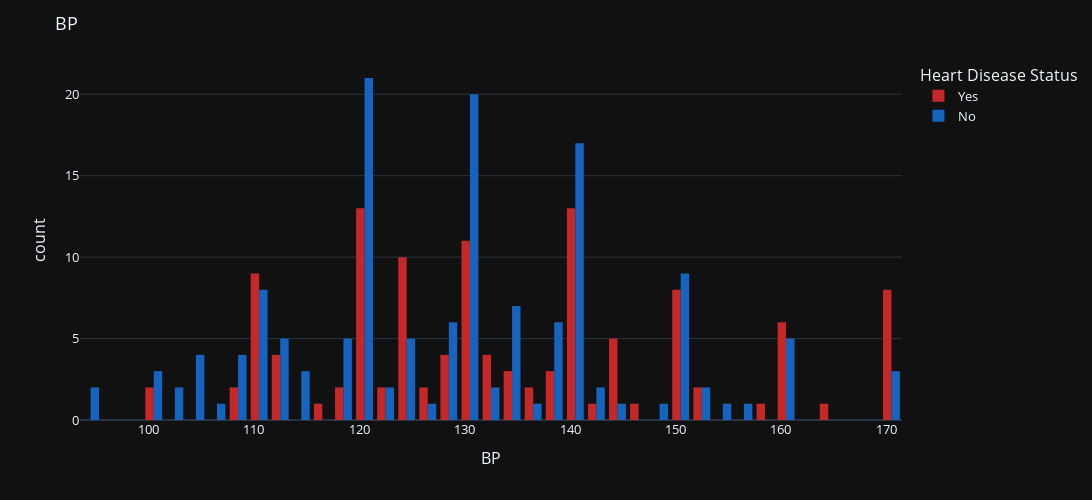

Notebook cell for this chart:
### Markdown cell above
High blood pressure (hypertension) is a significant risk factor for heart disease. Over time, high blood pressure can damage the arteries and increase the workload on the heart, leading to an increased risk of heart disease, heart attack, and stroke. Lowering blood pressure through lifestyle changes and/or medication can help reduce the risk of heart disease.

### Code cell
histplot("BP", width=1200, text_auto=False)

### Figure 1 — Plotly figure (JSON) as saved in the notebook; plotly's stock layout.template omitted (floating-point values rounded to 4 significant figures; data arrays with more than 128 entries replaced by an {"elided": "..."} marker saying what was removed)
{"data": [{"alignmentgroup": "True", "bingroup": "x", "hovertemplate": "Heart Disease=1<br>BP=%{x}<br>count=%{y}<extra></extra>", "legendgroup": "1", "marker": {"color": "#C62828", "pattern": {"shape": ""}}, "name": "Yes", "nbinsx": 40, "offsetgroup": "1", "orientation": "v", "showlegend": true, "type": "histogram", "x": [130, 124, 130, 110, 140, 150, 134, 140, 140, 120, 112, 128, 170, 144, 130, 140, 160, 152, 126, 118, 110, 160, 150, 136, 138, 170, 120, 130, 150, 136, 108, 120, 142, 146, 120, 150, 150, 130, 124, 110, 125, 110, 100, 120, 165, 130, 124, 150, 140, 170, 158, 120, 170, 130, 120, 122, 152, 120, 117, 108, 112, 120, 125, 145, 140, 170, 123, 112, 110, 132, 140, 170, 120, 150, 128, 138, 140, 100, 138, 140, 150, 125, 134, 110, 132, 160, 145, 126, 125, 125, 125, 140, 160, 125, 170, 128, 110, 135, 130, 130, 132, 145, 118, 128, 160, 120, 170, 140, 130, 110, 140, 145, 120, 112, 132, 140, 130, 120, 110, 160], "xaxis": "x", "yaxis": "y"}, {"alignmentgroup": "True", "bingroup": "x", "hovertemplate": "Heart Disease=0<br>BP=%{x}<br>count=%{y}<extra></extra>", "legendgroup": "0", "marker": {"color": "#1565C0", "pattern": {"shape": ""}}, "name": "No", "nbinsx": 40, "offsetgroup": "0", "orientation": "v", "showlegend": true, "type": "histogram", "x": {"elided": "150 int values"}, "xaxis": "x", "yaxis": "y"}], "layout": {"barmode": "group", "font": {"size": 13}, "height": 500, "legend": {"title": {"text": "Heart Disease Status"}, "tracegroupgap": 0}, "margin": {"t": 60}, "title": {"text": "BP"}, "width": 1200, "xaxis": {"anchor": "y", "domain": [0, 1], "title": {"text": "BP"}}, "yaxis": {"anchor": "x", "domain": [0, 1], "title": {"text": "count"}}}}
